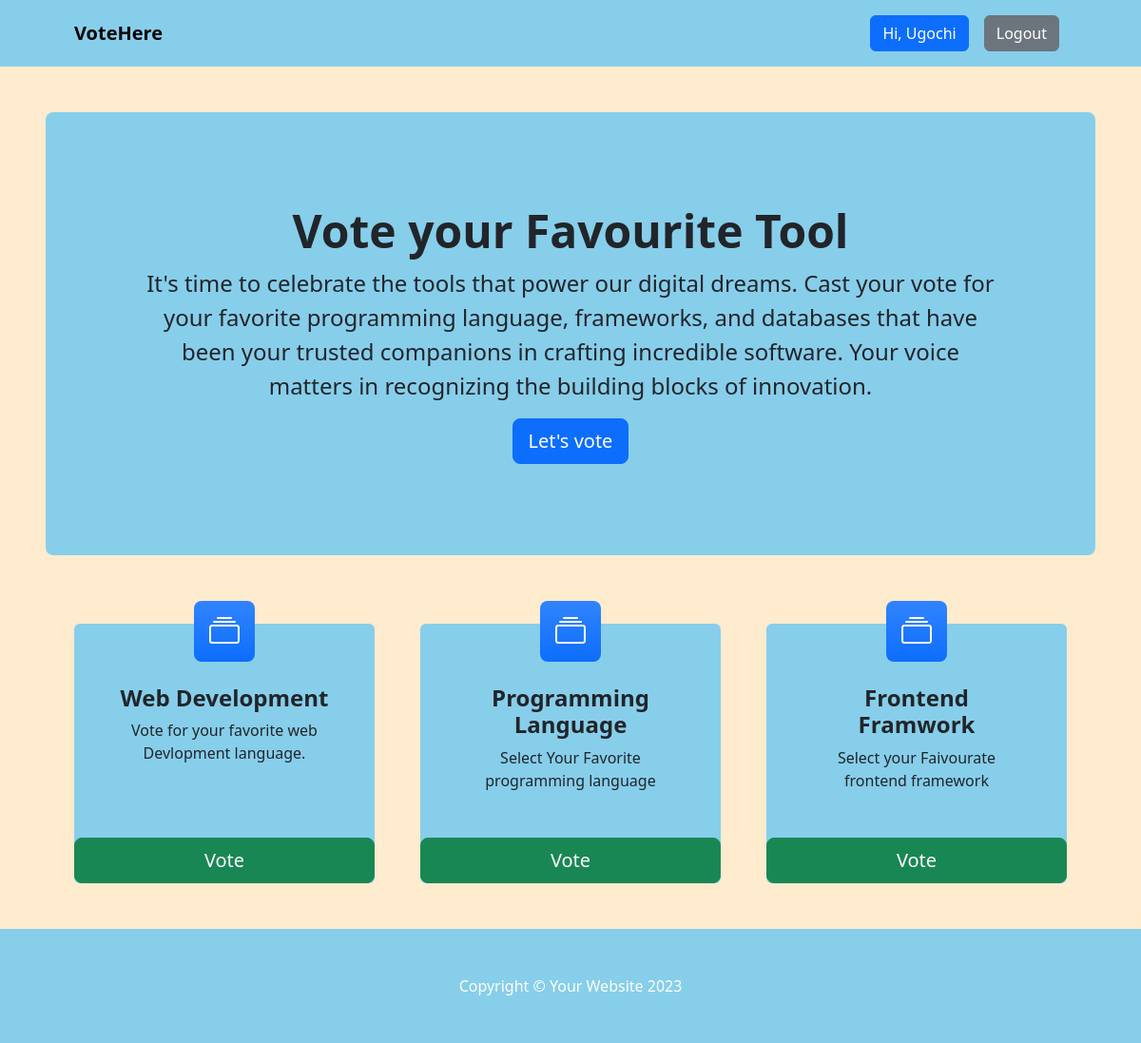
Screenshot of / (signed in) with the database file from the repository.
### voteapp/models.py (models this page shows, shortened)
class Category(models.Model):
    title = models.CharField(max_length=200)
    slug = models.SlugField(blank=True, null=True)
    description = models.TextField(blank=True, null=True)
    total_vote = models.IntegerField(default=0)
    voters = models.ManyToManyField(User, blank=True)

### voteapp/views.py (the view)
# urls.py: path("", views.index, name="index"),
def index(request):
    categories = Category.objects.all()
    context = {"categories":categories}
    return render(request, "index.html", context)

### voteapp/templates/index.html
{% extends 'base.html' %}
{% block content %}
<header class="py-5" >
    <div class="container-fluid px-lg-5">
        <div class="p-4 p-lg-5 rounded-3 text-center" style="background: skyblue;">
            <div class="m-4 m-lg-5">
                <h1 class="display-5 fw-bold">Vote your Favourite Tool</h1>
                <p class="fs-4">It's time to celebrate the tools that power our digital dreams. Cast your vote for your
                    favorite programming language, frameworks, and databases
                    that have been your trusted companions in crafting incredible software.
                    Your voice matters in recognizing the building blocks of innovation.</p>
                <a class="btn btn-primary btn-lg" href="#votingSection">Let's vote</a>
            </div>
        </div>
    </div>
</header>
<section class="pt-4" id="votingSection">
    <div class="container px-lg-5">
        <div class="row gx-lg-5">
            {% for category in categories %}
            <div class="col-lg-4 col-xxl-3 mb-5">
                <div class="card border-0 h-100" style="background: skyblue;">
                    <div class="card-body text-center p-4 p-lg-5 pt-0 pt-lg-0">
                        <div class="feature bg-primary bg-gradient text-white rounded-3 mb-4 mt-n4"><i
                                class="bi bi-collection"></i></div>
                        <h2 class="fs-4 fw-bold">{{category.title}}</h2>
                        <p class="mb-0">{{category.description | truncatechars:100}}</p>
                    </div>
                <a class="btn btn-success btn-lg" href="{% url 'detail' category.slug  %}">Vote</a>
                </div>
            </div>
            {% endfor %}
        </div>
    </div>
</section>
{% endblock content %}

### voteapp/templates/base.html (shortened to what this page needs)
<!DOCTYPE html>
{% load static %}
<html lang="en">
<head>
    <link href="https://cdn.jsdelivr.net/npm/bootstrap-icons@1.4.1/font/bootstrap-icons.css" rel="stylesheet" />
    <link rel="stylesheet" href="{% static 'css/bootstrap.css' %}">
    <link rel="stylesheet" href="{% static 'css/style.css' %}">
</head>
<body style="background: blanchedalmond;">
     <nav class="navbar navbar-expand-lg navbar-dark" style="background:skyblue">
        <div class="container px-lg-5">
            <a class="navbar-brand text-black bold" href="{% url 'index'  %}"><strong>VoteHere</strong></a>
            <div class="collapse navbar-collapse" id="navbarSupportedContent">
                <ul class="navbar-nav ms-auto mb-2 mb-lg-0">
                    {% if request.user.is_authenticated %}
                    <li class="nav-item"><a class="nav-link" href="#"><button class="btn btn-primary">Hi, {{request.user.username}}</button></a></li>
                    <li class="nav-item"><a class="nav-link" href="{% url 'logout' %}"><button class="btn btn-secondary">Logout</button></a></li>
                    {% else %}
                    <li class="nav-item"><a class="nav-link" href="{% url 'signin' %}"><button class="btn btn-primary">Login</button></a></li>
                    <li class="nav-item"><a class="nav-link" href="{% url 'signup' %}"><button class="btn btn-primary">SignUp</button></a></li>
                    {% endif %}
                </ul>
            </div>
        </div>
    </nav>
    {% block content %}
    {% endblock content %}
     <footer class="py-5" style="background:skyblue;">
        <div class="container"><p class="m-0 text-center text-white">Copyright &copy; Your Website 2023</p></div>
    </footer>
</body>
</html>

### voteapp/static/css/style.css (style rules this page uses)
* { box-sizing: border-box; }

### rows the page displays
Category: title "Web Development", description "Vote for your favorite web Devlopment language."
Category: title "Programming Language", description "Select Your Favorite programming language"
Category: title "Frontend Framwork", description "Select your Faivourate frontend framework"

### other values shown
{{ request.user.username }} "Ugochi"
